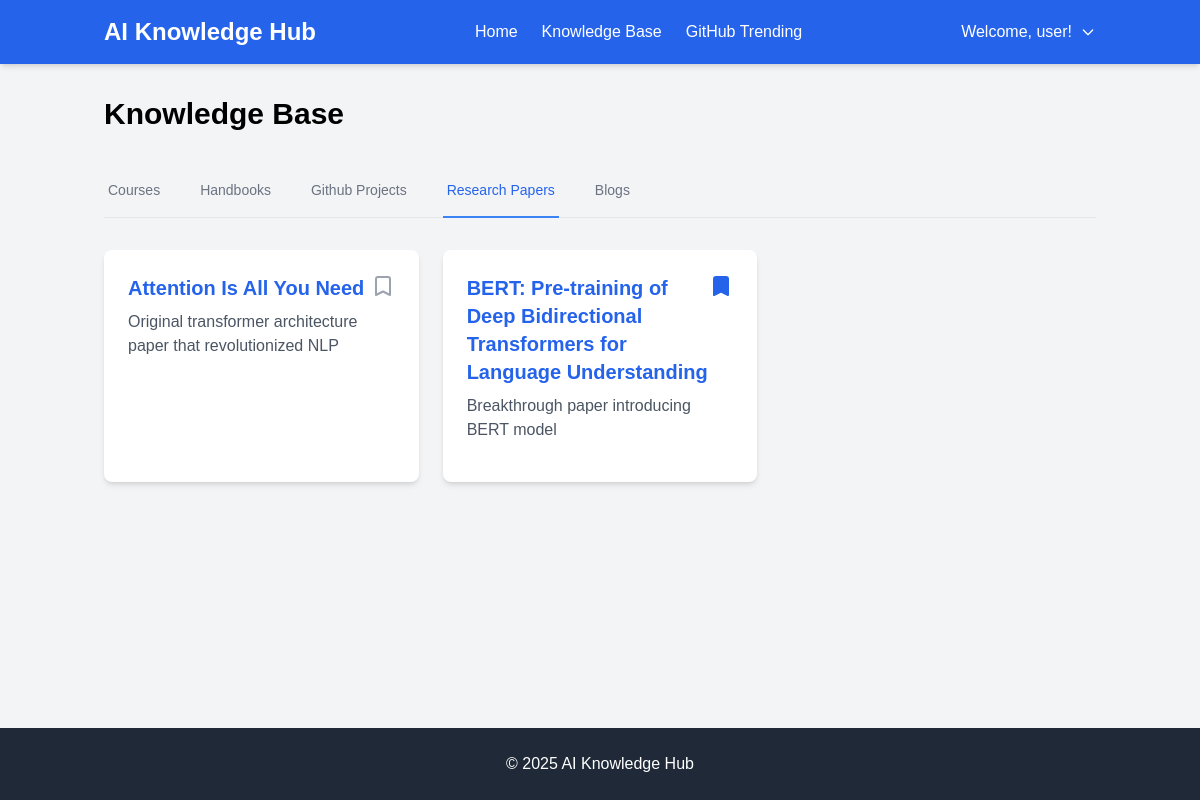
Screenshot of /knowledge-base?tab=research_papers (signed in) with the database file from the repository.
### models.py (models this page shows, shortened)
class User(UserMixin, db.Model):
    id = db.Column(db.Integer, primary_key=True)
    username = db.Column(db.String(80), unique=True, nullable=False)
    email = db.Column(db.String(120), unique=True, nullable=False)
    password_hash = db.Column(db.String(128))
    is_admin = db.Column(db.Boolean, default=False)
    created_at = db.Column(db.DateTime, default=datetime.utcnow)
    bookmarks = db.relationship('Bookmark', backref='user', lazy=True)

class ResearchPaper(db.Model):
    id = db.Column(db.Integer, primary_key=True)
    title = db.Column(db.String(200), nullable=False)
    url = db.Column(db.String(500), nullable=False)
    source = db.Column(db.String(200))
    description = db.Column(db.Text)
    created_at = db.Column(db.DateTime, default=datetime.utcnow)

### app.py (the view)
@app.route('/knowledge-base')
@login_required
def knowledge_base():
    active_tab = request.args.get('tab', 'courses')
    categories = {
        "courses": Course.query.all(),
        "handbooks": Handbook.query.all(),
        "github_projects": GitHubProject.query.all(),
        "research_papers": ResearchPaper.query.all(),
        "blogs": Blog.query.all()
    }
    bookmarks = Bookmark.query.filter_by(
        user_id=current_user.id,
        resource_type=active_tab
    ).all()
    bookmarked_ids = [bookmark.resource_id for bookmark in bookmarks]
    return render_template('knowledge_base.html',
                         categories=categories,
                         active_tab=active_tab,
                         bookmarked_ids=bookmarked_ids)

### app.py (called while the page is built)
@login_manager.user_loader
def load_user(user_id):
    return User.query.get(int(user_id))

def login_required(f):
    @wraps(f)
    def decorated_function(*args, **kwargs):
        if 'user_id' not in session:
            return redirect(url_for('login'))
        return f(*args, **kwargs)
    return decorated_function

### templates/knowledge_base.html (shortened to what this page needs)
{% extends "base.html" %}
{% block content %}
<div class="max-w-7xl mx-auto">
    <h1 class="text-3xl font-bold mb-8">Knowledge Base</h1>
    <div class="border-b border-gray-200 mb-8">
        <nav class="-mb-px flex space-x-8">
            {% for tab in ['courses', 'handbooks', 'github_projects', 'research_papers', 'blogs'] %}
            <a href="{{ url_for('knowledge_base', tab=tab) }}"
               class="{% if active_tab == tab %}border-blue-500 text-blue-600{% else %}border-transparent text-gray-500 hover:text-gray-700 hover:border-gray-300{% endif %} whitespace-nowrap py-4 px-1 border-b-2 font-medium text-sm">
                {{ tab.replace('_', ' ').title() }}
            </a>
            {% endfor %}
        </nav>
    </div>
    <div class="grid grid-cols-1 md:grid-cols-2 lg:grid-cols-3 gap-6">
        {% for resource in categories[active_tab] %}
        <div class="bg-white rounded-lg shadow-md p-6">
            <div class="flex justify-between items-start">
                <div>
                    <h2 class="text-xl font-semibold mb-2">
                        <a href="{{ resource.url }}" target="_blank" class="text-blue-600 hover:text-blue-800">
                            {{ resource.title }}
                        </a>
                    </h2>
                    <p class="text-gray-600 mb-4">{{ resource.description }}</p>
                </div>
                {% set is_bookmarked = resource.id in bookmarked_ids %}
                <form action="{{ url_for('add_bookmark' if not is_bookmarked else 'remove_bookmark', resource_type=active_tab, resource_id=resource.id) }}" method="POST">
                    <button type="submit" class="text-{{ 'blue-600' if is_bookmarked else 'gray-400' }} hover:text-blue-600">
                        <svg class="w-6 h-6" fill="{{ 'currentColor' if is_bookmarked else 'none' }}" stroke="currentColor" viewBox="0 0 24 24">
                            <path stroke-linecap="round" stroke-linejoin="round" stroke-width="2" d="M5 5a2 2 0 012-2h10a2 2 0 012 2v16l-7-3.5L5 21V5z"></path>
                        </svg>
                    </button>
                </form>
            </div>
        </div>
        {% endfor %}
    </div>
</div>
{% endblock %}

### templates/base.html (shortened to what this page needs)
<!DOCTYPE html>
<html lang="en">
<head>
    <script src="https://cdn.tailwindcss.com"></script>
</head>
<body class="bg-gray-100 min-h-screen flex flex-col">
    <header class="bg-blue-600 text-white shadow-md">
        <div class="container mx-auto px-4 py-4">
            <div class="flex justify-between items-center">
                <h1 class="text-2xl font-bold">AI Knowledge Hub</h1>
                <nav>
                    <ul class="flex space-x-6">
                        {% if current_user.is_authenticated %}
                        <li><a href="{{ url_for('index') }}" class="hover:text-blue-200 transition-colors">Home</a></li>
                        <li><a href="{{ url_for('knowledge_base') }}" class="hover:text-blue-200 transition-colors">Knowledge Base</a></li>
                        <li><a href="{{ url_for('github_trending') }}" class="hover:text-blue-200 transition-colors">GitHub Trending</a></li>
                        {% else %}
                        <li><a href="{{ url_for('login') }}" class="hover:text-blue-200 transition-colors">Login</a></li>
                        <li><a href="{{ url_for('register') }}" class="hover:text-blue-200 transition-colors">Register</a></li>
                        {% endif %}
                    </ul>
                </nav>
                <div class="relative">
                    {% if current_user.is_authenticated %}
                        <button id="userMenuButton" class="flex items-center space-x-2 hover:text-blue-200 transition-colors">
                            <span>Welcome, {{ current_user.username }}!</span>
                            <svg class="w-4 h-4" fill="none" stroke="currentColor" viewBox="0 0 24 24">
                                <path stroke-linecap="round" stroke-linejoin="round" stroke-width="2" d="M19 9l-7 7-7-7"></path>
                            </svg>
                        </button>
                    {% endif %}
                </div>
            </div>
        </div>
    </header>
    <main class="container mx-auto px-4 py-8 flex-grow">
        {% block content %}{% endblock %}
    </main>
    <footer class="bg-gray-800 text-white py-6">
        <div class="container mx-auto px-4 text-center">
            <p>&copy; 2025 AI Knowledge Hub</p>
        </div>
    </footer>
</body>
</html>

### templates/base.html (style rules this page uses)
body { font-family: Arial, sans-serif; margin: 0; padding: 0; }

### rows the page displays
User: username "user"
ResearchPaper: title "Attention Is All You Need", description "Original transformer architecture paper that revolutionized NLP"
ResearchPaper: title "BERT: Pre-training of Deep Bidirectional Transformers for Language Understanding", description "Breakthrough paper introducing BERT model"

### other values shown
{{ tab.replace('_', ' ').title() }} "Courses" "Handbooks" "Github Projects" "Research Papers" "Blogs"
